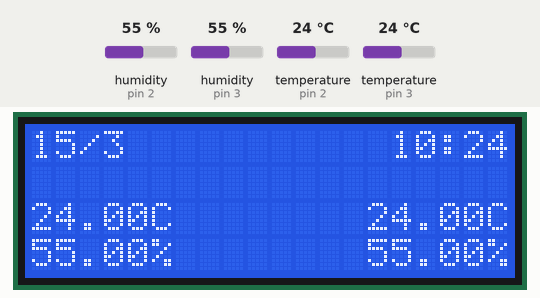
Bench run of a sketch on a simulated Arduino Uno, built with avr-gcc and run on an emulated ATmega328P. On the bench: 20×4 character LCD. Inputs (shaded band) come from the test bench; at power-on: humidity (sensors on pin 2, pin 3) 55 %, temperature (sensors on pin 2, pin 3) 24 °C. The local clock reads 2024-03-15 10:24:30 at power-on unless the sketch sets it; what the sketch prints to the serial monitor is not drawn.

Above: at 1.2 s.
1.3 s: humidity (sensor on pin 2) set to 22 %
At 11.3 s:
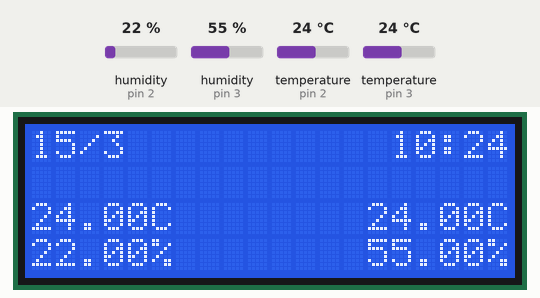
11.6 s: humidity (sensor on pin 3) set to 40 %
At 21.0 s:
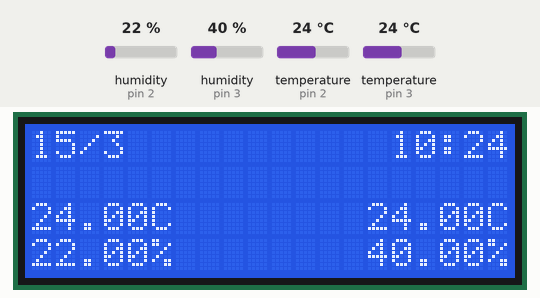
21.7 s: temperature (sensor on pin 2) set to 12 °C
At 31.4 s:
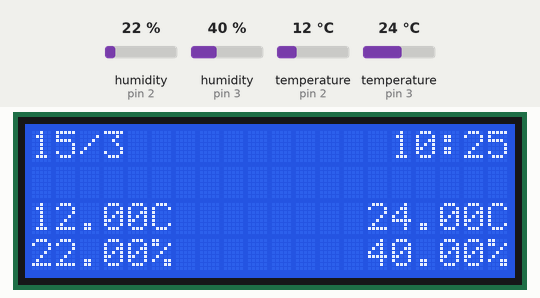
31.7 s: temperature (sensor on pin 3) set to 12 °C
At 41.1 s:
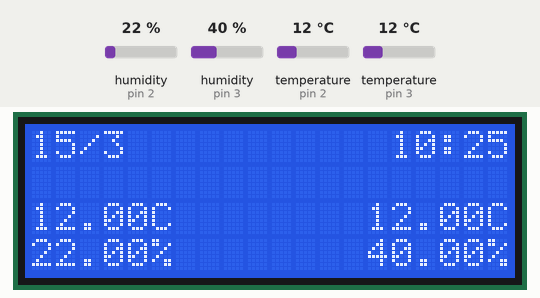
41.8 s: humidity (sensor on pin 2) set to 68 %
At 50.6 s:
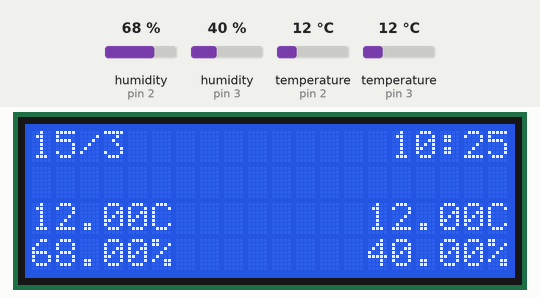
51.8 s: humidity (sensor on pin 3) set to 88 %
At 61.3 s:
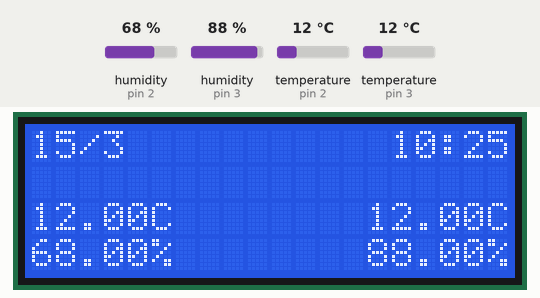
Timing chart, 0 to 62.8 s (numbered marks = the images above; inputs shaded):
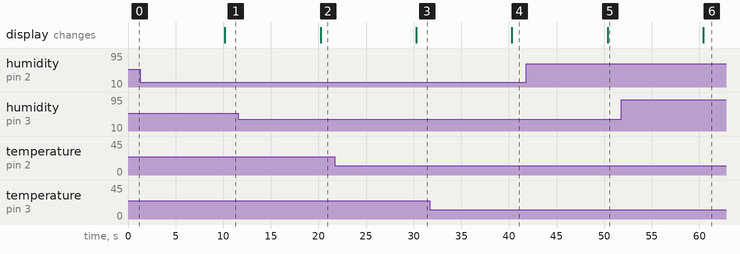

The sketch:

TinyRTCDisplayDHT22.ino
```cpp
#include <LiquidCrystal_I2C.h>
#include <Wire.h>
#include "DHT.h"
#include "RTClib.h"

#define DHTPIN1 2
#define DHTPIN2 3
#define DHTTYPE DHT22

DS1307 rtc;
LiquidCrystal_I2C lcd(0x27, 20, 4);

DHT dht1(DHTPIN1, DHTTYPE);
DHT dht2(DHTPIN2, DHTTYPE);


int hora  = 0;
int fecha = 0;
float temp1 = 0;
float hum1  = 0;
float temp2 = 0;
float hum2  = 0;

void setup () {
  Serial.begin(57600);
  Serial.println(F("DHTxx test!"));
#ifdef AVR
  Wire.begin();
#else
  Wire1.begin(); // Shield I2C pins connect to alt I2C bus on Arduino Due
#endif
  rtc.begin();

  if (! rtc.isrunning()) {
    Serial.println("RTC is NOT running!");
    // following line sets the RTC to the date & time this sketch was compiled
    rtc.adjust(DateTime(__DATE__, __TIME__));
  }
  lcd.init();
lcd.backlight();
lcd.clear();
dht1.begin();
dht2.begin();
}

void loop () {

  //String fecha  = getFecha();
  //String hora   = getHora();
  float temp1 = getDHT1Temp();
  float hum1  = getDHT1Hum();
  float temp2 = getDHT2Temp();
  float hum2  = getDHT2Hum();
  mostrarTodo(temp1, temp2, hum1, hum2);
    delay(10000);


}
```

getDHT1Hum.ino
```cpp
float getDHT1Hum() {

  float h1 = dht1.readHumidity();

  Serial.print(F("Humidity: "));
  Serial.println(h1);

  return h1;
}
```

getDHT1Temp.ino
```cpp
float getDHT1Temp() {

  float t1 = dht1.readTemperature();
  float f1 = dht1.readTemperature(true);

  if (isnan(t1) || isnan(f1)) {
    Serial.println(F("Failed to read from DHT1 sensor!"));
    return;
  }

  Serial.print(F("%  Temperature: "));
  Serial.print(t1);
  Serial.print(F("°C "));

  return t1;
}
```

getDHT2Hum.ino
```cpp
float getDHT2Hum() {
  float h2 = dht2.readHumidity();

  Serial.print(F("Humidity: "));
  Serial.print(h2);

  return h2;
}
```

getDHT2Temp.ino
```cpp
float getDHT2Temp() {

  float t2 = dht2.readTemperature();
  float f2 = dht2.readTemperature(true);

  Serial.print(F("%  Temperature: "));
  Serial.print(t2);
  Serial.print(F("°C "));

  return t2;
}
```

getFecha.ino
```cpp
String getFecha() {

  int anio = 0;
  int mes  = 0;
  int dia = 0;
  int hora = 0;
  int minuto = 0;
  int segundo = 0;

  DateTime now = rtc.now();

  String fecha = (String)dia + "/" + (String)mes ;

  anio    = now.year();
  mes     = now.month();
  dia     = now.day();
  hora    = now.hour();
  minuto  = now.minute();
  segundo = now.second();

  Serial.println(fecha);

  return fecha;
}
```

getHora.ino
```cpp
String getHora() {

  int anio = 0;
  int mes  = 0;
  int dia = 0;
  int hora = 0;
  int minuto = 0;
  int segundo = 0;

  DateTime now = rtc.now();

  String laHora = (String)hora + ":" + (String)minuto;

  anio    = now.year();
  mes     = now.month();
  dia     = now.day();
  hora    = now.hour();
  minuto  = now.minute();
  segundo = now.second();

  Serial.println(laHora);

  return laHora;
}
```

mostrarTodo.ino
```cpp
void mostrarTodo(float temp1, float temp2, float hum1, float hum2) {

  //String horaLCD = 0;
  String temp1LCD = (String)temp1 + "C";
  String temp2LCD = (String)temp2 + "C";
  String hum1LCD  = (String)hum1 + "%";
  String hum2LCD  = (String)hum2 + "%";

  int anio = 0;
  int mes  = 0;
  int dia = 0;
  int hora = 0;
  int minuto = 0;
  int segundo = 0;

  DateTime now = rtc.now();

  anio    = now.year();
  mes     = now.month();
  dia     = now.day();
  hora    = now.hour();
  minuto  = now.minute();
  segundo = now.second();

  String laFecha = (String)dia + "/" + (String)mes;
  String laHora = (String)hora + ":" + (String)minuto;

  lcd.setCursor(0, 0);
  lcd.print(laFecha);
  lcd.setCursor(15, 0);
  lcd.print(laHora);
  lcd.setCursor(0, 2);
  lcd.print(temp1LCD);
  lcd.setCursor(14, 2);
  lcd.print(temp2LCD);
  lcd.setCursor(0, 3);
  lcd.print(hum1LCD);
  lcd.setCursor(14, 3);
  lcd.print(hum2LCD);

}
```

Measured:
- after the input at 1.3 s, the display: changes after 8.9 s (image 1)
- after the input at 11.6 s, the display: changes after 8.6 s (image 2)
- after the input at 21.7 s, the display: changes after 8.6 s (image 3)
- after the input at 31.7 s, the display: changes after 8.6 s (image 4)
- after the input at 41.8 s, the display: changes after 8.6 s (image 5)
- after the input at 51.8 s, the display: changes after 8.6 s (image 6)
